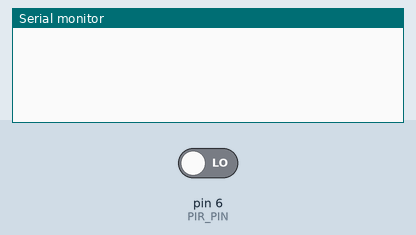
A sketch run on a simulated Arduino Uno, built with avr-gcc and run on an emulated ATmega328P. On the bench: the last lines printed to the serial monitor. Inputs (shaded band) come from the test bench; at power-on: pin 6 (PIR_PIN) LOW.

Above: at 1.2 s.
1.3 s: pin 6 (PIR_PIN) driven HIGH
At 2.2 s:
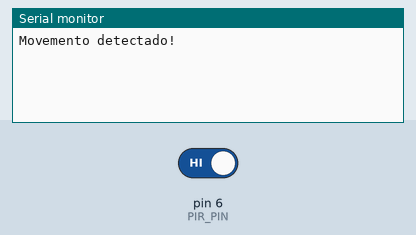
2.8 s: pin 6 (PIR_PIN) driven LOW
At 3.4 s:
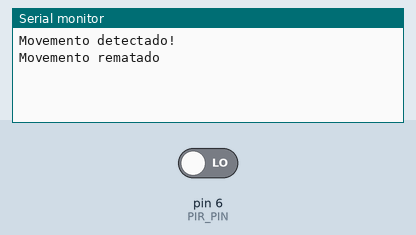

Measured:
- after the input at 1.3 s, the serial monitor: prints a new line at once (image 1)
- after the input at 2.8 s, the serial monitor: prints a new line at once (image 2)

The sketch:

SensorPir.ino
```cpp
// Pin do sensor PIR
const int PIR_PIN = 6;

// Variables de estado
int estadoAnterior = LOW;
int lectura = 0;

void setup() {
  pinMode(PIR_PIN, INPUT);
  Serial.begin(9600);
}

void loop() {
  lectura = digitalRead(PIR_PIN);

  if (lectura == HIGH && estadoAnterior == LOW) {
    Serial.println("Movemento detectado!");
    estadoAnterior = HIGH;
  }

  if (lectura == LOW && estadoAnterior == HIGH) {
    Serial.println("Movemento rematado");
    estadoAnterior = LOW;
  }
}
```
